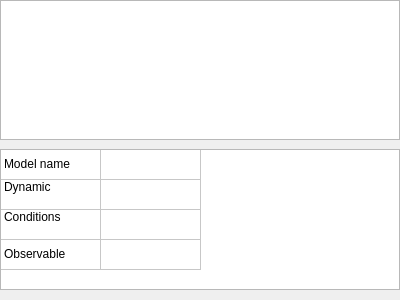
<?xml version="1.0" encoding="UTF-8"?>
<ui version="4.0">
 <class>fileVpzRtool</class>
 <widget class="QWidget" name="fileVpzRtool">
  <property name="geometry">
   <rect>
    <x>0</x>
    <y>0</y>
    <width>400</width>
    <height>300</height>
   </rect>
  </property>
  <property name="windowTitle">
   <string>Form</string>
  </property>
  <layout class="QVBoxLayout" name="verticalLayout">
   <property name="spacing">
    <number>0</number>
   </property>
   <property name="leftMargin">
    <number>0</number>
   </property>
   <property name="topMargin">
    <number>0</number>
   </property>
   <property name="rightMargin">
    <number>0</number>
   </property>
   <property name="bottomMargin">
    <number>10</number>
   </property>
   <item>
    <widget class="QTreeWidget" name="modelTree">
     <attribute name="headerVisible">
      <bool>false</bool>
     </attribute>
     <column>
      <property name="text">
       <string notr="true">1</string>
      </property>
     </column>
    </widget>
   </item>
   <item>
    <widget class="QStackedWidget" name="stackProperty">
     <property name="currentIndex">
      <number>1</number>
     </property>
     <widget class="QWidget" name="tabBlank"/>
     <widget class="QWidget" name="tabModelProperty">
      <layout class="QVBoxLayout" name="verticalLayout_2">
       <property name="leftMargin">
        <number>0</number>
       </property>
       <property name="rightMargin">
        <number>0</number>
       </property>
       <property name="bottomMargin">
        <number>0</number>
       </property>
       <item>
        <widget class="QTableWidget" name="modelProperty">
         <property name="horizontalScrollBarPolicy">
          <enum>Qt::ScrollBarAlwaysOff</enum>
         </property>
         <property name="showDropIndicator" stdset="0">
          <bool>false</bool>
         </property>
         <property name="dragDropOverwriteMode">
          <bool>false</bool>
         </property>
         <property name="selectionMode">
          <enum>QAbstractItemView::NoSelection</enum>
         </property>
         <property name="selectionBehavior">
          <enum>QAbstractItemView::SelectRows</enum>
         </property>
         <property name="wordWrap">
          <bool>true</bool>
         </property>
         <property name="cornerButtonEnabled">
          <bool>true</bool>
         </property>
         <property name="rowCount">
          <number>4</number>
         </property>
         <property name="columnCount">
          <number>2</number>
         </property>
         <attribute name="horizontalHeaderVisible">
          <bool>false</bool>
         </attribute>
         <attribute name="horizontalHeaderHighlightSections">
          <bool>false</bool>
         </attribute>
         <attribute name="verticalHeaderVisible">
          <bool>false</bool>
         </attribute>
         <attribute name="verticalHeaderHighlightSections">
          <bool>false</bool>
         </attribute>
         <row/>
         <row/>
         <row/>
         <row/>
         <column>
          <property name="text">
           <string>Property</string>
          </property>
         </column>
         <column>
          <property name="text">
           <string>Value</string>
          </property>
         </column>
         <item row="0" column="0">
          <property name="text">
           <string>Model name</string>
          </property>
          <property name="flags">
           <set>ItemIsSelectable|ItemIsEnabled</set>
          </property>
         </item>
         <item row="0" column="1">
          <property name="text">
           <string/>
          </property>
          <property name="flags">
           <set>ItemIsSelectable|ItemIsEditable|ItemIsDragEnabled|ItemIsUserCheckable|ItemIsEnabled</set>
          </property>
         </item>
         <item row="1" column="0">
          <property name="text">
           <string>Dynamic</string>
          </property>
          <property name="textAlignment">
           <set>AlignLeft|AlignTop</set>
          </property>
          <property name="flags">
           <set>ItemIsSelectable|ItemIsEnabled</set>
          </property>
         </item>
         <item row="1" column="1">
          <property name="text">
           <string/>
          </property>
          <property name="flags">
           <set>ItemIsSelectable|ItemIsEditable|ItemIsDragEnabled|ItemIsUserCheckable|ItemIsEnabled</set>
          </property>
         </item>
         <item row="2" column="0">
          <property name="text">
           <string>Conditions</string>
          </property>
          <property name="textAlignment">
           <set>AlignLeft|AlignTop</set>
          </property>
          <property name="flags">
           <set>ItemIsSelectable|ItemIsEnabled</set>
          </property>
         </item>
         <item row="3" column="0">
          <property name="text">
           <string>Observable</string>
          </property>
         </item>
        </widget>
       </item>
      </layout>
     </widget>
     <widget class="QWidget" name="page_2"/>
    </widget>
   </item>
  </layout>
 </widget>
 <resources/>
 <connections/>
</ui>
